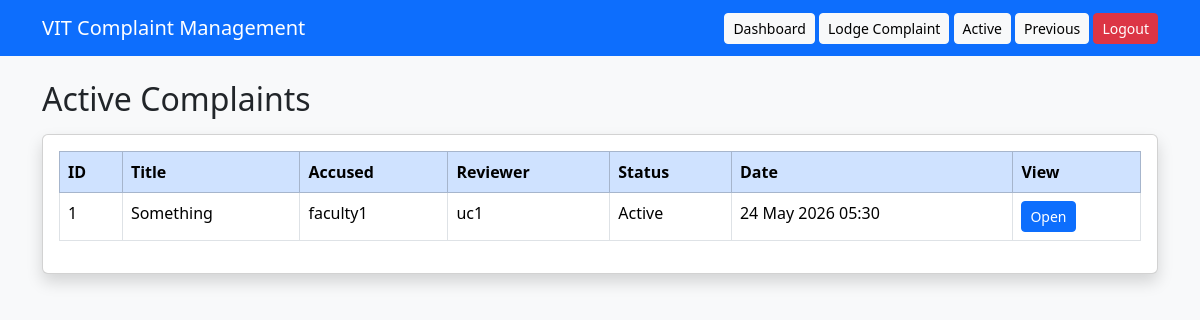
The page /active/ (signed in) on the database its author committed.
### complaints/models.py (models this page shows, shortened)
class Complaint(models.Model):
    STATUS_CHOICES = [
        ('active', 'Active'),
        ('under_review', 'Under Review'),
        ('resolved', 'Resolved'),
        ('rejected', 'Rejected'),
        ('closed', 'Closed'),
    ]
    title = models.CharField(max_length=200)
    description = models.TextField()
    complainant = models.ForeignKey(
        User,
        on_delete=models.CASCADE,
        related_name='complaints_made'
    )
    accused = models.ForeignKey(
        User,
        on_delete=models.CASCADE,
        related_name='complaints_against'
    )
    reviewer = models.ForeignKey(
        User,
        on_delete=models.CASCADE,
        related_name='complaints_to_review'
    )
    evidence = models.FileField(
        upload_to='evidence/',
        blank=True,
        null=True
    )
    status = models.CharField(
        max_length=30,
        choices=STATUS_CHOICES,
        default='active'
    )
    verdict = models.TextField(blank=True, null=True)
    created_at = models.DateTimeField(auto_now_add=True)
    updated_at = models.DateTimeField(auto_now=True)

### complaints/views.py (the view)
# urls.py: path('active/', views.active_complaints, name='active_complaints'),
@login_required
def active_complaints(request):
    complaints = Complaint.objects.filter(
        Q(complainant=request.user) |
        Q(reviewer=request.user) |
        Q(accused=request.user),
        status__in=['active', 'under_review']
    ).order_by('-created_at')
    return render(request, 'complaints/complaint_list.html', {
        'complaints': complaints,
        'title': 'Active Complaints'
    })

### complaints/templates/complaints/complaint_list.html
{% extends 'complaints/base.html' %}
{% block content %}
<h2>{{ title }}</h2>
<div class="card shadow mt-3">
    <div class="card-body">
        <table class="table table-bordered table-hover">
            <thead class="table-primary">
                <tr>
                    <th>ID</th>
                    <th>Title</th>
                    <th>Accused</th>
                    <th>Reviewer</th>
                    <th>Status</th>
                    <th>Date</th>
                    <th>View</th>
                </tr>
            </thead>
            <tbody>
                {% for complaint in complaints %}
                <tr>
                    <td>{{ complaint.id }}</td>
                    <td>{{ complaint.title }}</td>
                    <td>{{ complaint.accused.username }}</td>
                    <td>{{ complaint.reviewer.username }}</td>
                    <td>{{ complaint.get_status_display }}</td>
                    <td>{{ complaint.created_at|date:"d M Y H:i" }}</td>
                    <td>
                        <a href="{% url 'complaint_detail' complaint.id %}" class="btn btn-sm btn-primary">
                            Open
                        </a>
                    </td>
                </tr>
                {% empty %}
                <tr>
                    <td colspan="7" class="text-center">
                        No complaints found.
                    </td>
                </tr>
                {% endfor %}
            </tbody>
        </table>
    </div>
</div>
{% endblock %}

### rows shown on the page
Complaint: id "1", title "Something", accused.username "faculty1", reviewer.username "uc1", status "Active", created_at "24 May 2026 05:30"

### other values the page prints
{{ title }} "Active Complaints"
